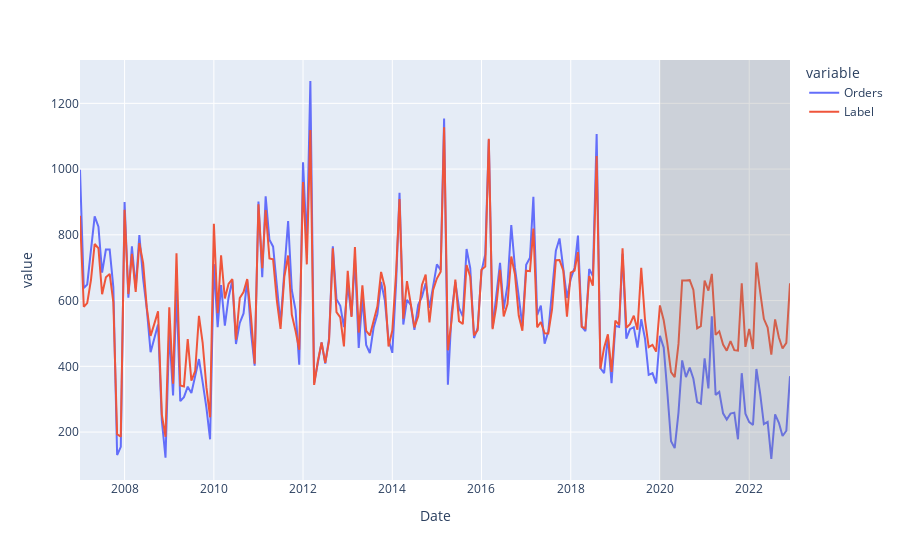

The notebook cell saved with this chart:
### Markdown cell above
##### Tuned model

### Code cell
import plotly.express as px
# Generate predictions on the original dataset
predictions = predict_model(tuned_model, data=df)

# Add a date column in the dataset
predictions['Date'] = pd.date_range(start=start, end = end, freq = 'MS')

# Line plot
fig = px.line(predictions, x='Date', y=[dep_var, "Label"]) #, template = 'plotly_dark')

# Add a vertical rectange for test-set separation
fig.add_vrect(x0=start_test, x1=predictions.Date.max(), fillcolor="grey", opacity=0.25, line_width=0)
fig.show()

### Figure 1 — Plotly figure (JSON) as saved in the notebook; plotly's stock layout.template omitted (floating-point values rounded to 4 significant figures; data arrays with more than 128 entries replaced by an {"elided": "..."} marker saying what was removed)
{"data": [{"hovertemplate": "variable=Orders<br>Date=%{x}<br>value=%{y}<extra></extra>", "legendgroup": "Orders", "line": {"color": "#636efa", "dash": "solid"}, "marker": {"symbol": "circle"}, "mode": "lines", "name": "Orders", "orientation": "v", "showlegend": true, "type": "scatter", "x": {"elided": "192 str values"}, "xaxis": "x", "y": {"elided": "192 int values"}, "yaxis": "y"}, {"hovertemplate": "variable=Label<br>Date=%{x}<br>value=%{y}<extra></extra>", "legendgroup": "Label", "line": {"color": "#EF553B", "dash": "solid"}, "marker": {"symbol": "circle"}, "mode": "lines", "name": "Label", "orientation": "v", "showlegend": true, "type": "scatter", "x": {"elided": "192 str values"}, "xaxis": "x", "y": {"elided": "192 float values"}, "yaxis": "y"}], "layout": {"legend": {"title": {"text": "variable"}, "tracegroupgap": 0}, "margin": {"t": 60}, "shapes": [{"fillcolor": "grey", "line": {"width": 0}, "opacity": 0.25, "type": "rect", "x0": "2020-01-01T00:00:00", "x1": "2022-12-01T00:00:00", "xref": "x", "y0": 0, "y1": 1, "yref": "y domain"}], "xaxis": {"anchor": "y", "domain": [0, 1], "title": {"text": "Date"}}, "yaxis": {"anchor": "x", "domain": [0, 1], "title": {"text": "value"}}}}
